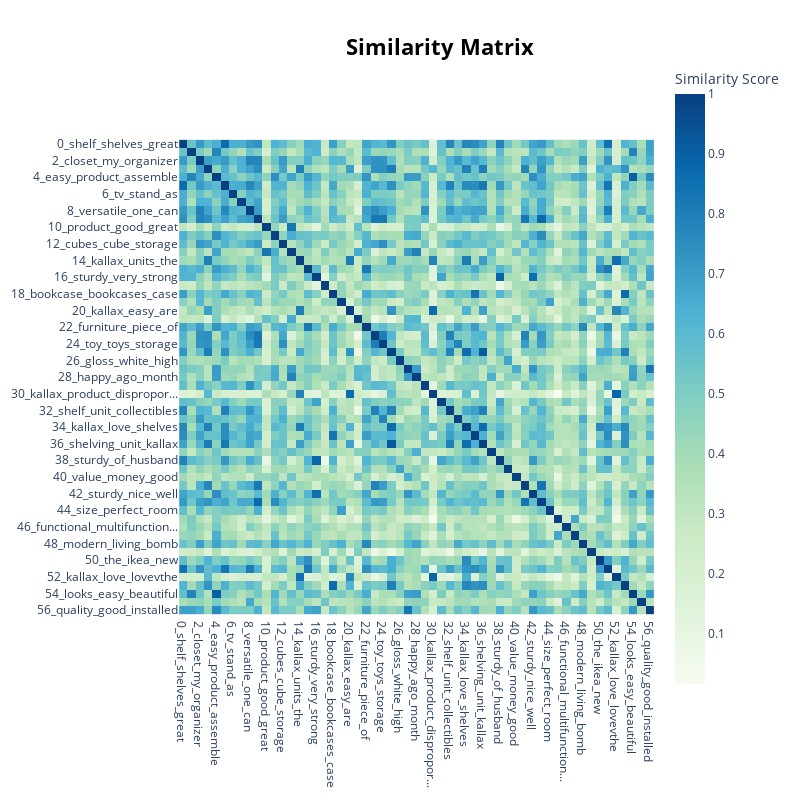

The notebook cell this image was saved under:
### Code cell
topic_model.visualize_heatmap()

### Figure 1 — Plotly figure (JSON) as saved in the notebook; plotly's stock layout.template omitted (floating-point values rounded to 4 significant figures; data arrays with more than 128 entries replaced by an {"elided": "..."} marker saying what was removed)
{"data": [{"coloraxis": "coloraxis", "hovertemplate": "x: %{x}<br>y: %{y}<br>Similarity Score: %{z}<extra></extra>", "name": "0", "type": "heatmap", "x": ["0_shelf_shelves_great", "1_easy_assemble_to", "2_closet_my_organizer", "3_kallax_storage_of", "4_easy_product_assemble", "5_shelving_unit_great", "6_tv_stand_as", "7_vinyl_records_record", "8_versatile_one_can", "9_storage_for_great", "10_product_good_great", "11_unit_this_looks", "12_cubes_cube_storage", "13_product_very_happy", "14_kallax_units_the", "15_ikea_is_quality", "16_sturdy_very_strong", "17_what_exactly_needed", "18_bookcase_bookcases_case", "19_fits_space_fit", "20_kallax_easy_are", "21_excellent_nice_its", "22_furniture_piece_of", "23_storage_closet_extra", "24_toy_toys_storage", "25_kallax_shelves_shelf", "26_gloss_white_high", "27_quality_good_price", "28_happy_ago_month", "29_horizontally_or_vertical", "30_kallax_product_dispropor...", "31_solid_piece_frame", "32_shelf_unit_collectibles", "33_kids_toys_room", "34_kallax_love_shelves", "35_bookshelf_books_bookshel...", "36_shelving_unit_kallax", "37_them_have_love", "38_sturdy_of_husband", "39_color_grey_colour", "40_value_money_good", "41_storage_options_option", "42_sturdy_nice_well", "43_unit_storage_great", "44_size_perfect_room", "45_dowels_drill_wooden", "46_functional_multifunction...", "47_holes_screws_lacquer", "48_modern_living_bomb", "49_expected_meets_expectati...", "50_the_ikea_new", "51_an_ikea_that", "52_kallax_love_lovevthe", "53_bookcase_kallax_bookcases", "54_looks_easy_beautiful", "55_versatile_configurations...", "56_quality_good_installed"], "xaxis": "x", "y": ["0_shelf_shelves_great", "1_easy_assemble_to", "2_closet_my_organizer", "3_kallax_storage_of", "4_easy_product_assemble", "5_shelving_unit_great", "6_tv_stand_as", "7_vinyl_records_record", "8_versatile_one_can", "9_storage_for_great", "10_product_good_great", "11_unit_this_looks", "12_cubes_cube_storage", "13_product_very_happy", "14_kallax_units_the", "15_ikea_is_quality", "16_sturdy_very_strong", "17_what_exactly_needed", "18_bookcase_bookcases_case", "19_fits_space_fit", "20_kallax_easy_are", "21_excellent_nice_its", "22_furniture_piece_of", "23_storage_closet_extra", "24_toy_toys_storage", "25_kallax_shelves_shelf", "26_gloss_white_high", "27_quality_good_price", "28_happy_ago_month", "29_horizontally_or_vertical", "30_kallax_product_dispropor...", "31_solid_piece_frame", "32_shelf_unit_collectibles", "33_kids_toys_room", "34_kallax_love_shelves", "35_bookshelf_books_bookshel...", "36_shelving_unit_kallax", "37_them_have_love", "38_sturdy_of_husband", "39_color_grey_colour", "40_value_money_good", "41_storage_options_option", "42_sturdy_nice_well", "43_unit_storage_great", "44_size_perfect_room", "45_dowels_drill_wooden", "46_functional_multifunction...", "47_holes_screws_lacquer", "48_modern_living_bomb", "49_expected_meets_expectati...", "50_the_ikea_new", "51_an_ikea_that", "52_kallax_love_lovevthe", "53_bookcase_kallax_bookcases", "54_looks_easy_beautiful", "55_versatile_configurations...", "56_quality_good_installed"], "yaxis": "y", "z": {"elided": "57x57 float values"}}], "layout": {"coloraxis": {"colorbar": {"title": {"text": "Similarity Score"}}, "colorscale": [[0, "rgb(247,252,240)"], [0.125, "rgb(224,243,219)"], [0.25, "rgb(204,235,197)"], [0.375, "rgb(168,221,181)"], [0.5, "rgb(123,204,196)"], [0.625, "rgb(78,179,211)"], [0.75, "rgb(43,140,190)"], [0.875, "rgb(8,104,172)"], [1, "rgb(8,64,129)"]]}, "height": 800, "hoverlabel": {"bgcolor": "white", "font": {"family": "Rockwell", "size": 16}}, "legend": {"title": {"text": "Trend"}}, "margin": {"t": 60}, "showlegend": true, "title": {"font": {"color": "Black", "size": 22}, "text": "<b>Similarity Matrix</b>", "x": 0.55, "xanchor": "center", "y": 0.95, "yanchor": "top"}, "width": 800, "xaxis": {"anchor": "y", "constrain": "domain", "domain": [0, 1], "scaleanchor": "y"}, "yaxis": {"anchor": "x", "autorange": "reversed", "constrain": "domain", "domain": [0, 1]}}}
